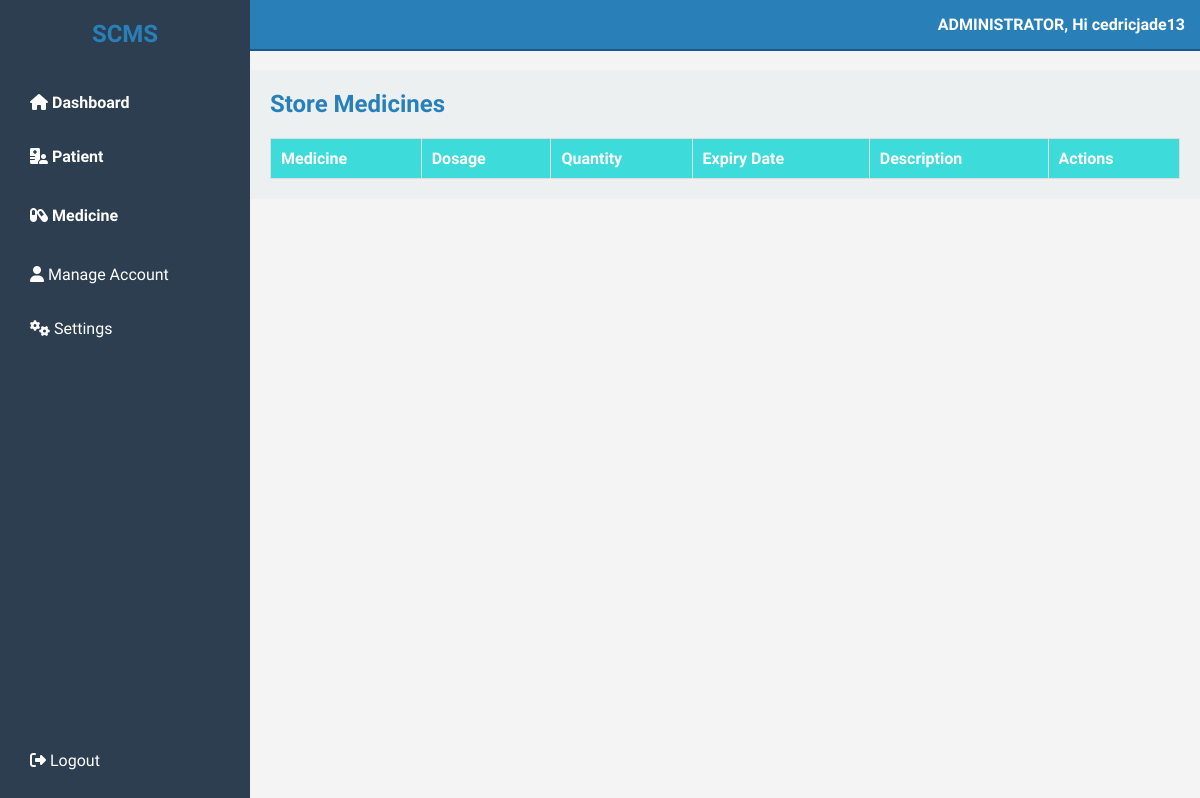
The app's page /admin/store_medicine.php (signed in), older data.
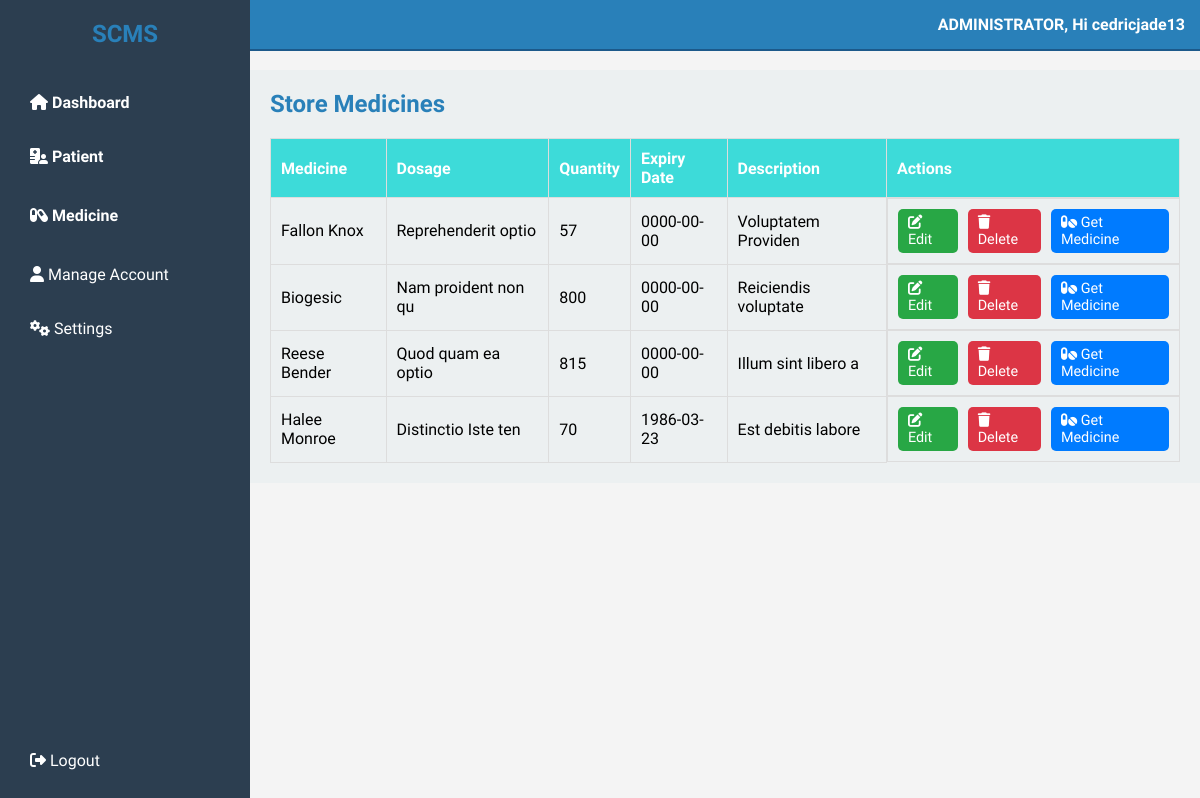
The same page, newer data.
### tables this page shows
CREATE TABLE `medicines` (
  `id` int(11) NOT NULL,
  `name` varchar(255) NOT NULL,
  `dosage` varchar(100) NOT NULL,
  `quantity` int(11) NOT NULL,
  `expiry_date` date NOT NULL,
  `description` text NOT NULL
);

### admin/store_medicine.php (the view, shortened to what this page needs)
<?php
include('../database/config.php');
if (isset($_SESSION['username'])) {
    $username = $_SESSION['username'];
} else {
    header("Location: login.php");
    exit();
}
$medicines = [];
$sql = "SELECT * FROM medicines";
$result = $conn->query($sql);
if ($result->num_rows > 0) {
    while ($row = $result->fetch_assoc()) {
        $medicines[] = $row;
    }
}
?>
<!DOCTYPE html>
<html lang="en">
<head>
    <link rel="stylesheet" href="styles.css">
    <link rel="stylesheet" href="https://cdnjs.cloudflare.com/ajax/libs/font-awesome/6.7.2/css/all.min.css" />
</head>
<body>
    <div class="container">
        <aside class="sidebar">
            <h2>SCMS</h2>
            <ul class="menu">
                <li>
                    <span class="toggle dashboard"><i class="fa-solid fa-house"></i> Dashboard</span>
                </li>
                <li>
                    <span class="toggle"><i class="fa-solid fa-hospital-user"></i> Patient</span>
                </li>
                <li>
                    <span class="toggle"><i class="fa-solid fa-capsules"></i> Medicine</span>
                </li>
                <li><a href="create_account.php"><i class="fa-solid fa-user"></i> Manage Account</a></li>
                <li><a href="#settings"><i class="fa-solid fa-gears"></i> Settings</a></li>
            </ul>
            <a href="login.php" class="logout"><i class="fa-solid fa-right-from-bracket"></i> Logout</a>
        </aside>
        <header class="header">
            <div class="admin-info">ADMINISTRATOR, Hi <?php echo htmlspecialchars($username); ?></div>
        </header>
        <main class="main-content">
            <h2>Store Medicines</h2>
            <table id="medicineTable">
                <thead>
                    <tr>
                        <th>Medicine</th>
                        <th>Dosage</th>
                        <th>Quantity</th>
                        <th>Expiry Date</th>
                        <th>Description</th>
                        <th>Actions</th>
                    </tr>
                </thead>
                <tbody>
                    <?php foreach ($medicines as $medicine): ?>
                        <tr>
                            <td><?php echo htmlspecialchars($medicine['name']); ?></td>
                            <td><?php echo htmlspecialchars($medicine['dosage']); ?></td>
                            <td><?php echo htmlspecialchars($medicine['quantity']); ?></td>
                            <td><?php echo htmlspecialchars($medicine['expiry_date']); ?></td>
                            <td><?php echo htmlspecialchars($medicine['description']); ?></td>
                            <td class="actions">
                                <a href="update_medicine.php?id=<?php echo $medicine['id']; ?>" class="edit"><i class="fa-solid fa-edit"></i> Edit</a>
                                <a href="delete_medicine.php?id=<?php echo $medicine['id']; ?>" class="delete" onclick="return confirm('Are you sure you want to delete this medicine?');"><i class="fa-solid fa-trash"></i> Delete</a>
                                <a href="get_medicine.php?id=<?php echo $medicine['id']; ?>" class="get-medicine"><i class="fa-solid fa-pills"></i> Get Medicine</a>
                            </td>
                        </tr>
                    <?php endforeach; ?>
                </tbody>
            </table>
        </main>
    </div>
</body>
</html>

Row changes from the older to the newer data that the page shows:
added medicines: name "Fallon Knox", dosage "Reprehenderit optio", quantity "57", expiry_date "0000-00-00", description "Voluptatem Providen"
added medicines: name "Biogesic", dosage "Nam proident non qu", quantity "800", expiry_date "0000-00-00", description "Reiciendis voluptate"
added medicines: name "Reese Bender", dosage "Quod quam ea optio", quantity "815", expiry_date "0000-00-00", description "Illum sint libero a"
added medicines: name "Halee Monroe", dosage "Distinctio Iste ten", quantity "70", expiry_date "1986-03-23", description "Est debitis labore"
